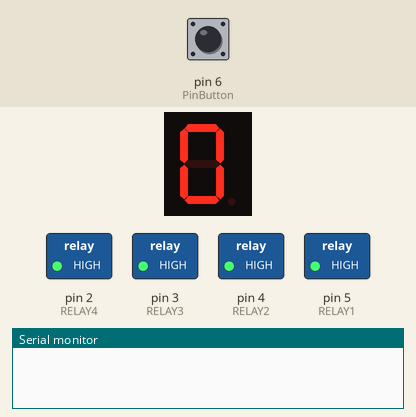
Simulated run of this sketch. Board: Arduino Uno, built with avr-gcc and run on an emulated ATmega328P. Shown: 1-digit seven-segment display, switched loads named in the sketch (green lamp = pin HIGH), the last lines printed to the serial monitor. Wiring (inferred from the names in the program): 1-digit 7-segment display, segments lit when HIGH: segments pin 7, pin 8, pin 9, pin 10, pin 11, pin 12, pin 13. Inputs (shaded band) come from the test bench; at power-on: pin 6 (PinButton) HIGH. The segment pins are drawn as the display they are named for; pins used as bus, display or sensor lines are not drawn.

Above: at 1.2 s.
1.3 s: pin 6 (PinButton) pulled LOW for 0.15 s
At 2.8 s:
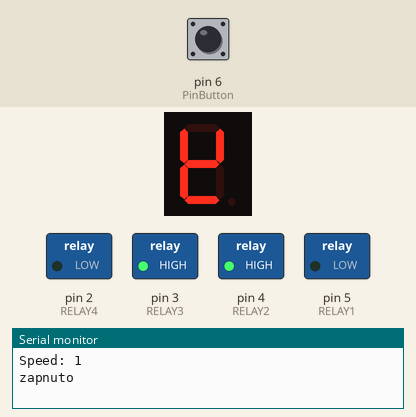
3.2 s: pin 6 (PinButton) pulled LOW for 0.15 s
At 4.0 s:
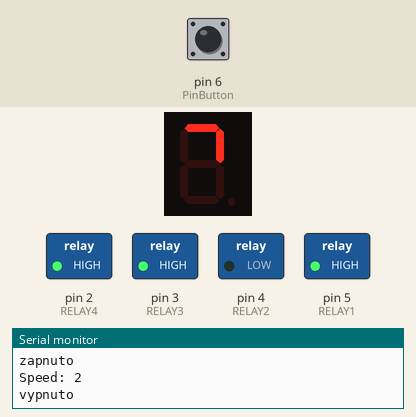
5.1 s: pin 6 (PinButton) pulled LOW for 0.15 s
At 5.9 s:
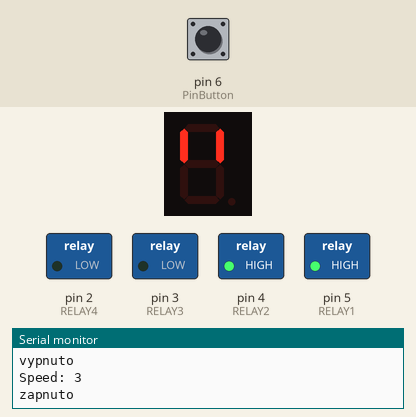
7.0 s: pin 6 (PinButton) pulled LOW for 0.15 s
At 7.8 s:
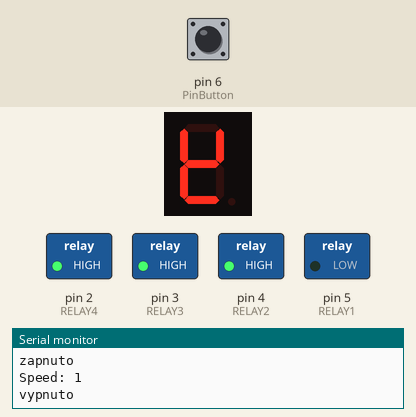
8.9 s: pin 6 (PinButton) pulled LOW for 1 s
At 10.6 s:
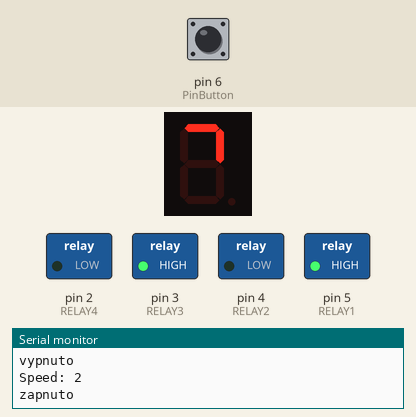
11.6 s: pin 6 (PinButton) pulled LOW for 0.15 s
At 12.9 s:
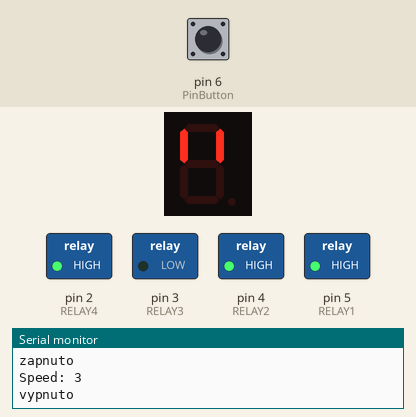
Timing chart, 0 to 14.5 s (numbered marks = the images above; inputs shaded):
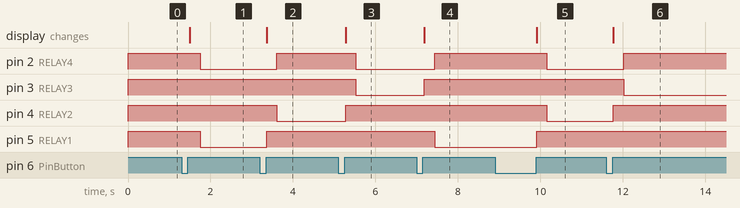

Measured:
- after the input at 1.3 s, pin 2 (RELAY4), pin 5 (RELAY1): HIGH → LOW after 0.45 s; the display: changes after 0.20 s (image 1)
- after the input at 3.2 s, pin 2 (RELAY4): LOW → HIGH after 0.41 s; pin 4 (RELAY2): HIGH → LOW after 0.41 s; pin 5 (RELAY1): LOW → HIGH after 0.16 s; the display: changes after 0.16 s (image 2)
- after the input at 5.1 s, pin 2 (RELAY4): HIGH → LOW after 0.43 s; pin 3 (RELAY3): HIGH → LOW after 0.42 s; pin 4 (RELAY2): LOW → HIGH after 0.17 s; the display: changes after 0.17 s (image 3)
- after the input at 7.0 s, pin 2 (RELAY4): LOW → HIGH after 0.44 s; pin 3 (RELAY3): LOW → HIGH after 0.19 s; pin 5 (RELAY1): HIGH → LOW after 0.44 s; the display: changes after 0.19 s (image 4)
- after the input at 8.9 s, pin 2 (RELAY4), pin 4 (RELAY2): HIGH → LOW after 1.3 s; pin 5 (RELAY1): LOW → HIGH after 1.0 s; the display: changes after 1.0 s (image 5)
- after the input at 11.6 s, pin 2 (RELAY4): LOW → HIGH after 0.42 s; pin 3 (RELAY3): HIGH → LOW after 0.42 s; pin 4 (RELAY2): LOW → HIGH after 0.17 s; the display: changes after 0.17 s (image 6)

The sketch:

best-hood.ino
```cpp
#define RELAY1  5
#define RELAY2  4
#define RELAY3  3
#define RELAY4  2

#define RELAY_PAUSE 250

class Button {
  public:
    unsigned long _previous_LOW_ms = 0;
    unsigned long _previous_HIGH_ms = 0;
    unsigned long _gap = 0;
    unsigned long _ms = 0;
    int _maximum_gap = 1000;
    int _minimum_gap = 35;
};

Button Buttons[3];

int Pins[] = {13,12,11,10,9,8,7};
int PinsCount = sizeof(Pins) / sizeof(int);

int PinButton = 6;

int PinReset = Pins[6];
int PinMotor = Pins[4];
int PinTimer = Pins[2];
int PinLight = Pins[1];

bool StatusReset = false;
bool StatusMotor = false;
bool StatusTimer = false;
bool StatusLight = false;

bool LastStatus[] = {false, false, false, false};

bool PowerStatus = false;
int SpeedStatus = 0;
bool LightStatus = false;

int loopNumber = 0;


int Numbers[4][7] = { {0,1,1,1,1,1,1}, //0
                      {1,1,1,1,0,1,0}, //1
                      {0,0,0,0,0,1,1}, //2
                      {0,1,0,0,0,1,0}};//3

void setup() {
  //segment pins
  for (int i=0; i < PinsCount; i++) {
    pinMode(Pins[i], OUTPUT);
  }
  //button pin
  pinMode(PinButton, INPUT_PULLUP);
  //relays pins
  //set off all relays
  digitalWrite(RELAY1, HIGH);
  digitalWrite(RELAY2, HIGH);
  digitalWrite(RELAY3, HIGH);
  digitalWrite(RELAY4, HIGH);
  pinMode(RELAY1, OUTPUT);
  pinMode(RELAY2, OUTPUT);
  pinMode(RELAY3, OUTPUT);
  pinMode(RELAY4, OUTPUT);
  Serial.begin(9600);
}

//write number to 7-segment display
void writeNumber(int number) {
  int a = 0;
  for (int i = 0; i < PinsCount; i++) {
    digitalWrite(Pins[i], Numbers[number][a]);
    a++;
  }
}

void resetAllPins() {
  //reset all pins
  for (int i = 0; i < PinsCount; i++) {
    digitalWrite(Pins[i], HIGH);
  }
}

void SetSpeed(int speed) {
  switch (speed) {
    case 0:
      digitalWrite(RELAY1, HIGH);
      digitalWrite(RELAY2, HIGH);
      digitalWrite(RELAY3, HIGH);
    break;
    case 1:
      digitalWrite(RELAY3, HIGH);
      digitalWrite(RELAY2, HIGH);
      delay(RELAY_PAUSE);
      digitalWrite(RELAY1, LOW);
    break;
    case 2:
      digitalWrite(RELAY1, HIGH);
      digitalWrite(RELAY3, HIGH);
      delay(RELAY_PAUSE);
      digitalWrite(RELAY2, LOW);
    break;
    case 3:
      digitalWrite(RELAY2, HIGH);
      digitalWrite(RELAY1, HIGH);
      delay(RELAY_PAUSE);
      digitalWrite(RELAY3, LOW);
    break;
  }
}

//Power Off device
void PowerOff() {
  Serial.println("power off");
  SpeedStatus = 0;
  SetSpeed(SpeedStatus);
}

//Power On device
void PowerOn() {
  SpeedStatus = 1;
  SetSpeed(SpeedStatus);
  Serial.println("power on");
}

//change power status
void ChangePower() {
  if(PowerStatus) PowerStatus = false; else PowerStatus = true;
  if(PowerStatus) {
    PowerOn();
  } else {
    PowerOff();
  }
}

//Change status of lights
void ChangeLight() {
  if(LightStatus) LightStatus = false; else LightStatus = true;
  //todo relay
  Serial.print("Light: ");
  if(LightStatus) {
    Serial.println("zapnuto");
    digitalWrite(RELAY4, LOW);
  } else {
    Serial.println("vypnuto");
    digitalWrite(RELAY4, HIGH);
  }
}

//change speed of power 1-3
void ChangeSpeed() {
  PowerStatus = true;
  SpeedStatus++;
  if (SpeedStatus > 3) SpeedStatus = 1;
  writeNumber(SpeedStatus);
  SetSpeed(SpeedStatus);
  Serial.print("Speed: ");
  Serial.println(SpeedStatus);
}

//get button pressed
void detectButton() {
  resetAllPins();
  digitalWrite(PinReset, LOW);
  StatusReset = digitalRead(PinButton) == LOW;
  resetAllPins();
  digitalWrite(PinMotor, LOW);
  StatusMotor = digitalRead(PinButton) == LOW;
  resetAllPins();
  digitalWrite(PinTimer, LOW);
  StatusTimer = digitalRead(PinButton) == LOW;
  resetAllPins();
  digitalWrite(PinLight, LOW);
  StatusLight = digitalRead(PinButton) == LOW;

 //Debounce and long press button STATUS
  if(StatusMotor == true) {
    if(LastStatus[1] != true) {
      Buttons[1]._ms = millis();
      Buttons[1]._gap = Buttons[1]._ms - Buttons[1]._previous_LOW_ms;
      Buttons[1]._previous_HIGH_ms = Buttons[1]._ms;
    }

  } else {
     if(LastStatus[1] != false) {
       Buttons[1]._ms = millis();
       Buttons[1]._gap = Buttons[1]._ms - Buttons[1]._previous_HIGH_ms;
       Buttons[1]._previous_LOW_ms = Buttons[1]._ms;
       if(Buttons[1]._gap > 1000) {
        PowerOff();
       } else if (Buttons[1]._gap > 50) {
        ChangeSpeed();
       }
     }
  }

 //Debounce and long press button LIGHT
  if(StatusLight == true) {
    if(LastStatus[3] != true) {
      Buttons[3]._ms = millis();
      Buttons[3]._gap = Buttons[3]._ms - Buttons[3]._previous_LOW_ms;
      Buttons[3]._previous_HIGH_ms = Buttons[3]._ms;
    }

  } else {
     if(LastStatus[3] != false) {
       Buttons[3]._ms = millis();
       Buttons[3]._gap = Buttons[3]._ms - Buttons[3]._previous_HIGH_ms;
       Buttons[3]._previous_LOW_ms = Buttons[3]._ms;
       if(Buttons[3]._gap > 50) {
        ChangeLight();
       }
     }
  }

  LastStatus[0] = StatusReset;
  LastStatus[1] = StatusMotor;
  LastStatus[2] = StatusTimer;
  LastStatus[3] = StatusLight;
}

void loop() {
  // put your main code here, to run repeatedly:
  loopNumber++;
  if(loopNumber > 50) {
    detectButton();
    loopNumber = 0;
  }
  writeNumber(SpeedStatus);
  //Serial.println(num);
  delay(1);
}
```
